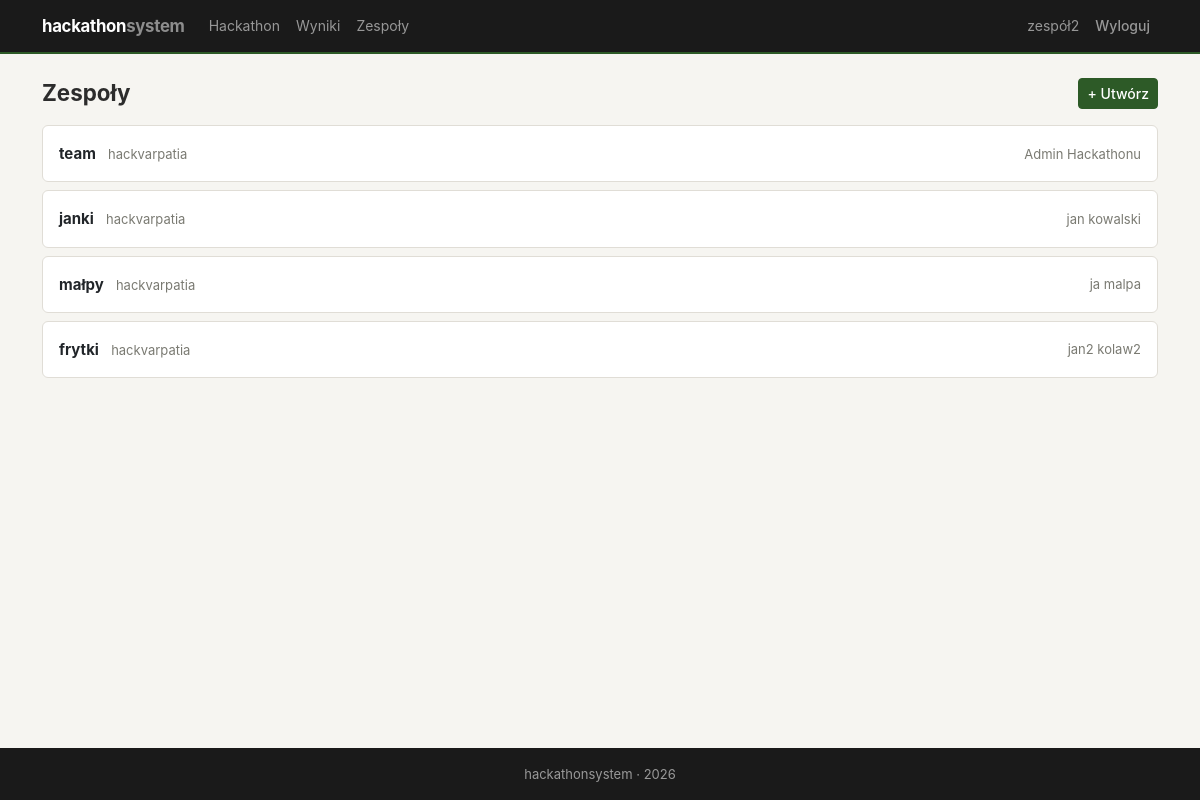
/teams/ (signed in), run on the app's committed database.
### teams/models.py (models this page shows, shortened)
class Team(models.Model):
    name = models.CharField(max_length=200, verbose_name='Nazwa zespołu')
    hackathon = models.ForeignKey(Hackathon, on_delete=models.CASCADE, related_name='teams')
    captain = models.ForeignKey(User, on_delete=models.CASCADE, related_name='captained_teams')
    description = models.TextField(blank=True, verbose_name='Opis')
    created_at = models.DateTimeField(auto_now_add=True)
    class Meta:
        unique_together = ['name', 'hackathon']

### hackathon/models.py (models this page shows, shortened)
class Hackathon(models.Model):
    STATUS_CHOICES = [
        ('planned', 'Planowany'),
        ('active', 'Aktywny'),
        ('judging', 'Ocenianie'),
        ('finished', 'Zakończony'),
    ]
    name = models.CharField(max_length=200, verbose_name='Nazwa')
    description = models.TextField(verbose_name='Opis')
    date_start = models.DateTimeField(verbose_name='Data rozpoczęcia')
    date_end = models.DateTimeField(verbose_name='Data zakończenia')
    submit_deadline = models.DateTimeField(verbose_name='Deadline oddania projektów')
    status = models.CharField(max_length=20, choices=STATUS_CHOICES, default='planned', verbose_name='Status')
    max_team_size = models.PositiveIntegerField(default=5, verbose_name='Max wielkość zespołu')
    created_at = models.DateTimeField(auto_now_add=True)
    class Meta:
        ordering = ['-date_start']

### teams/views.py (the view)
# urls.py: path('', views.team_list, name='list'),
@login_required
def team_list(request):
    teams = Team.objects.all().select_related('hackathon', 'captain')
    return render(request, 'teams/list.html', {'teams': teams})

### accounts/models.py (called while the page is built)
    @property
    def is_admin(self):
        return self.role == 'admin'

### teams/templates/teams/list.html (shortened to what this page needs)
{% extends 'base.html' %}
{% block content %}
<div class="section-header">
    <h2>Zespoły</h2>
    <a href="{% url 'teams:create' %}" class="btn btn-primary btn-sm">+ Utwórz</a>
</div>
{% for team in teams %}
    <div class="card mb-2 p-3">
        <div class="d-flex justify-content-between align-items-center">
            <div>
                <a href="{% url 'teams:detail' team.pk %}" style="text-decoration:none;color:inherit">
                    <strong>{{ team.name }}</strong>
                </a>
                <span class="text-muted ms-2" style="font-size:13px">{{ team.hackathon.name }}</span>
            </div>
            <span class="text-muted" style="font-size:13px">{{ team.captain.get_full_name|default:team.captain.username }}</span>
        </div>
    </div>
{% empty %}
    <p class="text-muted">Brak zespołów.</p>
{% endfor %}
{% endblock %}

### templates/base.html (shortened to what this page needs)
<!DOCTYPE html>
<html lang="pl">
<head>
    <link href="https://cdn.jsdelivr.net/npm/bootstrap@5.3.0/dist/css/bootstrap.min.css" rel="stylesheet">
    <link href="https://cdn.jsdelivr.net/npm/bootstrap-icons@1.10.0/font/bootstrap-icons.css" rel="stylesheet">
    {% load static %}
    <link rel="stylesheet" href="{% static 'css/style.css' %}">
</head>
<body>
    <nav class="navbar navbar-expand-lg navbar-dark">
        <div class="container">
            <a class="navbar-brand" href="{% url 'home' %}">hackathon<span style="opacity:.5">system</span></a>
            <div class="collapse navbar-collapse" id="navbarNav">
                <ul class="navbar-nav me-auto">
                    <li class="nav-item">
                        <a class="nav-link" href="{% url 'hackathon:detail' %}">Hackathon</a>
                    </li>
                    <li class="nav-item">
                        <a class="nav-link" href="{% url 'jury:results' %}">Wyniki</a>
                    </li>
                    {% if user.is_authenticated %}
                        <li class="nav-item">
                            <a class="nav-link" href="{% url 'teams:list' %}">Zespoły</a>
                        </li>
                    {% endif %}
                </ul>
                <ul class="navbar-nav">
                    {% if user.is_authenticated %}
                        <li class="nav-item">
                            <a class="nav-link" href="{% url 'accounts:dashboard' %}">
                                {{ user.username }}
                            </a>
                        </li>
                        <li class="nav-item">
                            <form method="post" action="{% url 'accounts:logout' %}" class="d-inline">
                                <button type="submit" class="nav-link btn btn-link" style="font-size:14px">Wyloguj</button>
                            </form>
                        </li>
                    {% endif %}
                </ul>
            </div>
        </div>
    </nav>
    <div class="container mt-4">
        {% block content %}{% endblock %}
    </div>
    <footer class="mt-5">
        <div class="container text-center">
            <p class="mb-0">hackathonsystem &middot; 2026</p>
        </div>
    </footer>
</body>
</html>

### static/css/style.css (style rules this page uses)
:root { --c-bg: #f6f5f1; --c-surface: #fff; --c-border: #e0ddd6; --c-text: #2c2c2c; --c-muted: #7a7a72; --c-primary: #2d5a27; --c-primary-light: #e8f0e6; --c-accent: #b8860b; --c-accent-light: #fdf5e6; --c-danger: #a33; --c-nav-bg: #1a1a1a; }
* { box-sizing: border-box; }
body { min-height: 100vh; display: flex; flex-direction: column; background: var(--c-bg); color: var(--c-text); font-family: -apple-system, BlinkMacSystemFont, "Segoe UI", Roboto, sans-serif; font-size: 15px; line-height: 1.55; }
.container.mt-4 { flex: 1; }
.navbar { background: var(--c-nav-bg) !important; padding: .5rem 0; border-bottom: 2px solid var(--c-primary); font-size: 14px; }
.navbar-brand { font-weight: 700; letter-spacing: -0.3px; font-size: 1.05rem; }
.navbar .nav-link { padding: .4rem .7rem; }
.card { background: var(--c-surface); border: 1px solid var(--c-border); border-radius: 6px; box-shadow: none; transition: border-color .15s; }
.btn { font-size: 14px; border-radius: 4px; font-weight: 500; }
.btn-primary { background: var(--c-primary); border-color: var(--c-primary); }
h2 { font-size: 1.4rem; font-weight: 700; margin-bottom: .75rem; }
footer { background: var(--c-nav-bg) !important; font-size: 13px; color: #999 !important; padding: 1rem 0; }
footer p { color: #999; }
.section-header { display: flex; align-items: center; justify-content: space-between; margin-bottom: 1rem; }
.section-header h2 { margin-bottom: 0; }
.text-muted { color: var(--c-muted) !important; }
a { color: var(--c-primary); }

### data on the page
Team: name "team", hackathon.name "hackvarpatia", captain.get_full_name "Admin Hackathonu"
Team: name "janki", hackathon.name "hackvarpatia", captain.get_full_name "jan kowalski"
Team: name "małpy", hackathon.name "hackvarpatia", captain.get_full_name "ja malpa"
Team: name "frytki", hackathon.name "hackvarpatia", captain.get_full_name "jan2 kolaw2"

### other printed values
{{ user.username }} "zespół2"
